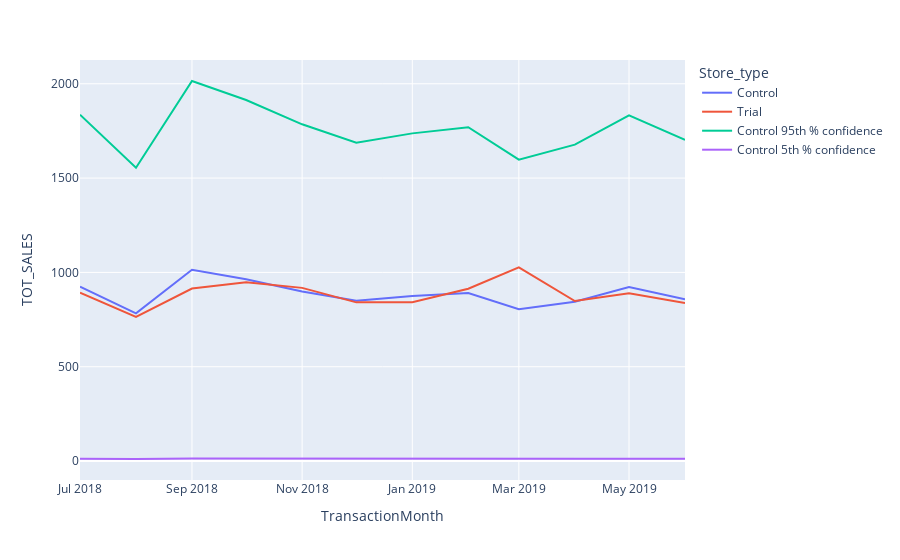

The notebook cell saved with this chart:
### Code cell
##measureOverTimeSales = pd.DataFrame(measureOverTime)(Note)

#Assign store type to each store
measureOverTimeSales['Store_type'] = np.where(measureOverTimeSales['STORE_NBR'] == trial_store,'Trial',np.where(measureOverTimeSales['STORE_NBR'] == control_store,'Control','Other stores'))

#group by store type and year-month and calculate the mean of sales
pastSales = measureOverTimeSales.groupby(by=['Month_Id','Store_type'])['TOT_SALES'].mean().reset_index()

#Convert year-month to transaction month
pastSales['TransactionMonth'] = pd.to_datetime(pastSales['Month_Id'], format='%Y%m')

#Select only trial and control store
pastSales = pastSales[pastSales['Store_type'].isin(['Trial','Control'])]

#Control Store 95th percentile
pastSales_Controls95 = pastSales[pastSales['Store_type'] == 'Control'].copy()
pastSales_Controls95['TOT_SALES'] = pastSales_Controls95['TOT_SALES'] * (1 + stdDev * 2)
pastSales_Controls95['Store_type'] = 'Control 95th % confidence'

#Control Store 5th percentile
pastSales_Controls5 = pastSales[pastSales['Store_type'] == 'Control'].copy()
pastSales_Controls5['TOT_SALES'] = pastSales_Controls5['TOT_SALES'] * (1 - stdDev * 2)
pastSales_Controls5['Store_type'] = 'Control 5th % confidence'

#Join all the dataframe
trialAssessment = pd.concat([pastSales,pastSales_Controls95,pastSales_Controls5])

#Visualize using plotly
fig = px.line(trialAssessment, x='TransactionMonth', y='TOT_SALES', color='Store_type')
fig.show()

### Figure 1 — Plotly figure (JSON) as saved in the notebook; plotly's stock layout.template omitted (floating-point values rounded to 4 significant figures)
{"data": [{"hovertemplate": "Store_type=Control<br>TransactionMonth=%{x}<br>TOT_SALES=%{y}<extra></extra>", "legendgroup": "Control", "line": {"color": "#636efa", "dash": "solid"}, "marker": {"symbol": "circle"}, "mode": "lines", "name": "Control", "orientation": "v", "showlegend": true, "type": "scatter", "x": ["2018-07-01T00:00:00", "2018-08-01T00:00:00", "2018-09-01T00:00:00", "2018-10-01T00:00:00", "2018-11-01T00:00:00", "2018-12-01T00:00:00", "2019-01-01T00:00:00", "2019-02-01T00:00:00", "2019-03-01T00:00:00", "2019-04-01T00:00:00", "2019-05-01T00:00:00", "2019-06-01T00:00:00"], "xaxis": "x", "y": [924.6, 782.7, 1014.0, 963.8, 898.8, 849.8, 874.6, 891.2, 804.4, 844.6, 922.9, 857.2], "yaxis": "y"}, {"hovertemplate": "Store_type=Trial<br>TransactionMonth=%{x}<br>TOT_SALES=%{y}<extra></extra>", "legendgroup": "Trial", "line": {"color": "#EF553B", "dash": "solid"}, "marker": {"symbol": "circle"}, "mode": "lines", "name": "Trial", "orientation": "v", "showlegend": true, "type": "scatter", "x": ["2018-07-01T00:00:00", "2018-08-01T00:00:00", "2018-09-01T00:00:00", "2018-10-01T00:00:00", "2018-11-01T00:00:00", "2018-12-01T00:00:00", "2019-01-01T00:00:00", "2019-02-01T00:00:00", "2019-03-01T00:00:00", "2019-04-01T00:00:00", "2019-05-01T00:00:00", "2019-06-01T00:00:00"], "xaxis": "x", "y": [892.2, 764.0, 914.6, 948.4, 918, 841.2, 841.4, 913.2, 1027.0, 848.2, 889.3, 838], "yaxis": "y"}, {"hovertemplate": "Store_type=Control 95th % confidence<br>TransactionMonth=%{x}<br>TOT_SALES=%{y}<extra></extra>", "legendgroup": "Control 95th % confidence", "line": {"color": "#00cc96", "dash": "solid"}, "marker": {"symbol": "circle"}, "mode": "lines", "name": "Control 95th % confidence", "orientation": "v", "showlegend": true, "type": "scatter", "x": ["2018-07-01T00:00:00", "2018-08-01T00:00:00", "2018-09-01T00:00:00", "2018-10-01T00:00:00", "2018-11-01T00:00:00", "2018-12-01T00:00:00", "2019-01-01T00:00:00", "2019-02-01T00:00:00", "2019-03-01T00:00:00", "2019-04-01T00:00:00", "2019-05-01T00:00:00", "2019-06-01T00:00:00"], "xaxis": "x", "y": [1836.0, 1554.0, 2015.0, 1914.0, 1785.0, 1688.0, 1737.0, 1770.0, 1598.0, 1677.0, 1833.0, 1702.0], "yaxis": "y"}, {"hovertemplate": "Store_type=Control 5th % confidence<br>TransactionMonth=%{x}<br>TOT_SALES=%{y}<extra></extra>", "legendgroup": "Control 5th % confidence", "line": {"color": "#ab63fa", "dash": "solid"}, "marker": {"symbol": "circle"}, "mode": "lines", "name": "Control 5th % confidence", "orientation": "v", "showlegend": true, "type": "scatter", "x": ["2018-07-01T00:00:00", "2018-08-01T00:00:00", "2018-09-01T00:00:00", "2018-10-01T00:00:00", "2018-11-01T00:00:00", "2018-12-01T00:00:00", "2019-01-01T00:00:00", "2019-02-01T00:00:00", "2019-03-01T00:00:00", "2019-04-01T00:00:00", "2019-05-01T00:00:00", "2019-06-01T00:00:00"], "xaxis": "x", "y": [12.93, 10.95, 14.19, 13.48, 12.57, 11.89, 12.23, 12.46, 11.25, 11.81, 12.91, 11.99], "yaxis": "y"}], "layout": {"legend": {"title": {"text": "Store_type"}, "tracegroupgap": 0}, "margin": {"t": 60}, "xaxis": {"anchor": "y", "domain": [0, 1], "title": {"text": "TransactionMonth"}}, "yaxis": {"anchor": "x", "domain": [0, 1], "title": {"text": "TOT_SALES"}}}}
